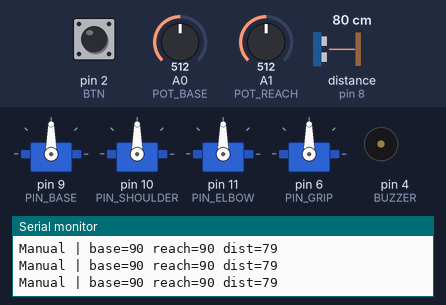
Simulated run of this sketch. Board: Arduino Uno, built with avr-gcc and run on an emulated ATmega328P. Shown: 4 × servo, buzzer (waves = sounding), the last lines printed to the serial monitor. Wiring (inferred from the names in the program): ultrasonic range finder: trigger pin 7; echo pin 8. The test bench sets the inputs (shaded band); at power-on: pin 2 (BTN) HIGH, distance to the obstacle (sensor on pin 8) 80 cm, A1 (POT_REACH) = 512, A0 (POT_BASE) = 512. The echo pulse lasts 58.3 µs per cm.

Above: at 1.5 s.
1.6 s: pin 2 (BTN) pulled LOW for 0.15 s
At 1.85 s:
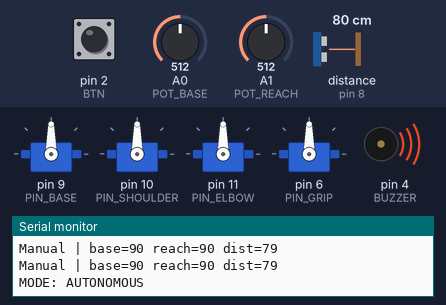
4.6 s: distance to the obstacle (sensor on pin 8) set to 2 cm
At 5.02 s:
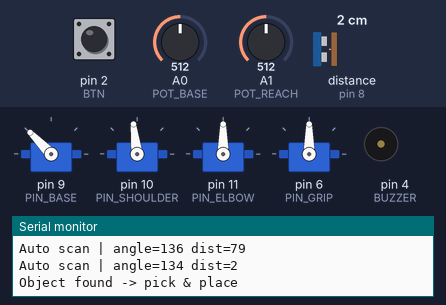
7.6 s: distance to the obstacle (sensor on pin 8) set to 35 cm
10.6 s: pin 2 (BTN) pulled LOW for 1 s
At 11.1 s:
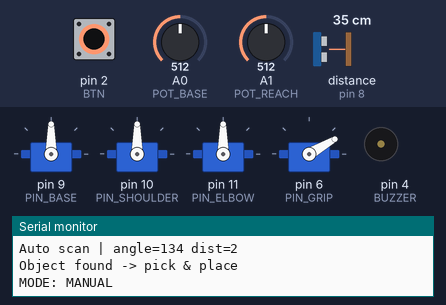
13.6 s: pin 2 (BTN) pulled LOW for 0.15 s
At 13.89 s:
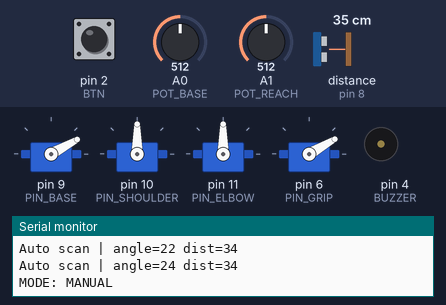
16.6 s: A1 (POT_REACH) set to 606
At 17.5 s:
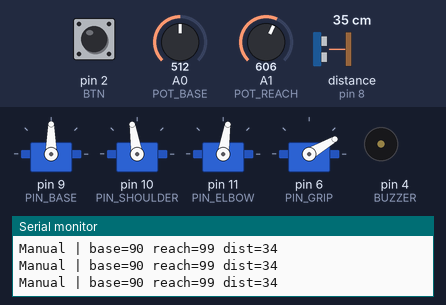
19.6 s: A1 (POT_REACH) set to 630
At 20.5 s:
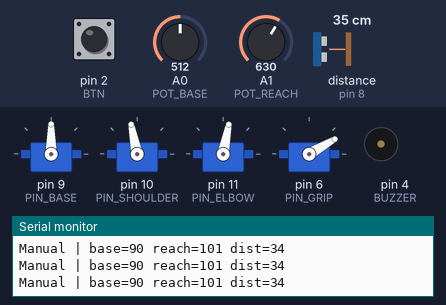
Timing chart, 0 to 22.1 s (numbered marks = the images above; inputs shaded):
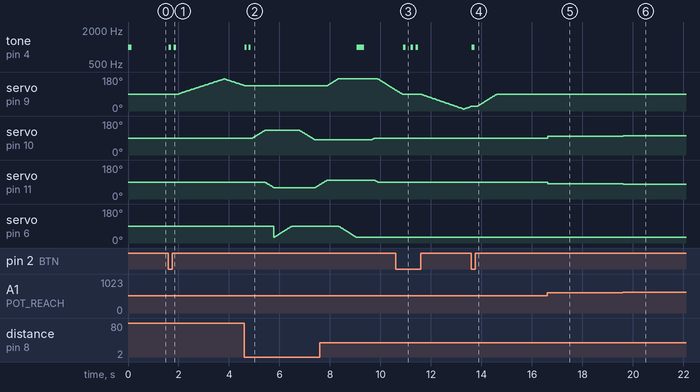

The sketch:

robotic_arm.ino
```cpp
#include <Servo.h>

const int TRIG = 7, ECHO = 8;
const int BUZZER = 4;
const int BTN = 2;
const int POT_BASE = A0;
const int POT_REACH = A1;
const int PIN_BASE = 9, PIN_SHOULDER = 10, PIN_ELBOW = 11, PIN_GRIP = 6;

Servo base, shoulder, elbow, grip;

bool autoMode = false;
int curBase = 90, curShoulder = 90, curElbow = 90, curGrip = 30;
const int GRIP_OPEN = 30, GRIP_CLOSED = 90;
const int DETECT_CM = 20;
const int DANGER_CM = 8;

long readDistanceCm() {
  digitalWrite(TRIG, LOW);  delayMicroseconds(2);
  digitalWrite(TRIG, HIGH); delayMicroseconds(10);
  digitalWrite(TRIG, LOW);
  long dur = pulseIn(ECHO, HIGH, 30000);
  if (dur == 0) return 999;
  return dur * 0.034 / 2;
}

void beep(int times, int ms) {
  for (int i = 0; i < times; i++) {
    tone(BUZZER, 1000, ms);
    delay(ms * 2);
  }
}

void smoothMove(Servo &s, int &cur, int target, int stepDelay = 12) {
  target = constrain(target, 0, 180);
  while (cur != target) {
    cur += (target > cur) ? 1 : -1;
    s.write(cur);
    delay(stepDelay);
  }
}

void goHome() {
  smoothMove(shoulder, curShoulder, 90);
  smoothMove(elbow, curElbow, 90);
  smoothMove(base, curBase, 90);
  smoothMove(grip, curGrip, GRIP_OPEN);
}

void checkModeButton() {
  static unsigned long last = 0;
  if (digitalRead(BTN) == LOW && millis() - last > 300) {
    last = millis();
    autoMode = !autoMode;
    Serial.println(autoMode ? "MODE: AUTONOMOUS" : "MODE: MANUAL");
    beep(autoMode ? 2 : 1, 100);
    goHome();
  }
}

void manualMode() {
  int b = map(analogRead(POT_BASE), 0, 1023, 0, 180);
  int r = map(analogRead(POT_REACH), 0, 1023, 40, 140);

  base.write(b);        curBase = b;
  shoulder.write(r);    curShoulder = r;
  elbow.write(180 - r); curElbow = 180 - r;

  long d = readDistanceCm();
  if (d < DANGER_CM) tone(BUZZER, 2000, 80);
  Serial.print("Manual | base="); Serial.print(b);
  Serial.print(" reach="); Serial.print(r);
  Serial.print(" dist="); Serial.println(d);
  delay(30);
}

void pickAndPlace() {
  Serial.println("Object found -> pick & place");
  beep(2, 80);
  smoothMove(grip, curGrip, GRIP_OPEN);
  smoothMove(shoulder, curShoulder, 130);
  smoothMove(elbow, curElbow, 60);
  smoothMove(grip, curGrip, GRIP_CLOSED);
  delay(300);
  smoothMove(shoulder, curShoulder, 80);
  smoothMove(elbow, curElbow, 100);
  smoothMove(base, curBase, 170);
  smoothMove(grip, curGrip, GRIP_OPEN);
  beep(1, 300);
  goHome();
}

void autonomousMode() {
  static int dir = 1;
  curBase += dir * 2;
  if (curBase >= 170 || curBase <= 10) dir = -dir;
  base.write(curBase);

  long d = readDistanceCm();
  Serial.print("Auto scan | angle="); Serial.print(curBase);
  Serial.print(" dist="); Serial.println(d);

  if (d < DETECT_CM) pickAndPlace();
  delay(40);
}

void setup() {
  Serial.begin(9600);
  pinMode(TRIG, OUTPUT); pinMode(ECHO, INPUT);
  pinMode(BUZZER, OUTPUT);
  pinMode(BTN, INPUT_PULLUP);
  base.attach(PIN_BASE); shoulder.attach(PIN_SHOULDER);
  elbow.attach(PIN_ELBOW); grip.attach(PIN_GRIP);
  goHome();
  beep(1, 150);
  Serial.println("Robotic arm ready. MODE: MANUAL");
}

void loop() {
  checkModeButton();
  if (autoMode) autonomousMode(); else manualMode();
}
```

Measured:
- after the input at 1.6 s, tone on pin 4 (BUZZER): alternates 1000 Hz for 0.10 s and silent for 0.10 s, 4 changes in all, then stays silent, starting at once; servo on pin 9 (PIN_BASE): rises from 90° to 170° in 1.8 s, then falls to 136° in 0.78 s
- after the input at 4.6 s, tone on pin 4 (BUZZER): alternates 1000 Hz for 0.08 s and silent for 0.08 s, 4 changes in all, then stays silent, starting at once; servo on pin 9 (PIN_BASE): goes on until 4.6 s, then stays 134°; servo on pin 10 (PIN_SHOULDER): rises from 90° to 130° in 0.48 s, then falls to 80° in 2.0 s
- after the input at 10.6 s, tone on pin 4 (BUZZER): goes 1000 Hz 0.10 s, silent 0.20 s, 1000 Hz 0.10 s, silent 0.10 s, 1000 Hz 0.10 s, then silent, starting after 0.30 s
- after the input at 13.6 s, tone on pin 4 (BUZZER): silent → 1000 Hz at once, → silent 0.10 s later
- after the input at 16.6 s, servo on pin 10 (PIN_SHOULDER): 90° → 99° at once; servo on pin 11 (PIN_ELBOW): 90° → 81° at once
- after the input at 19.6 s, servo on pin 10 (PIN_SHOULDER): 99° → 101° at once; servo on pin 11 (PIN_ELBOW): 81° → 79° at once
- by itself, servo on pin 11 (PIN_ELBOW): rises from 75° to 100° in 0.29 s, then falls to 90° in 2.0 s
